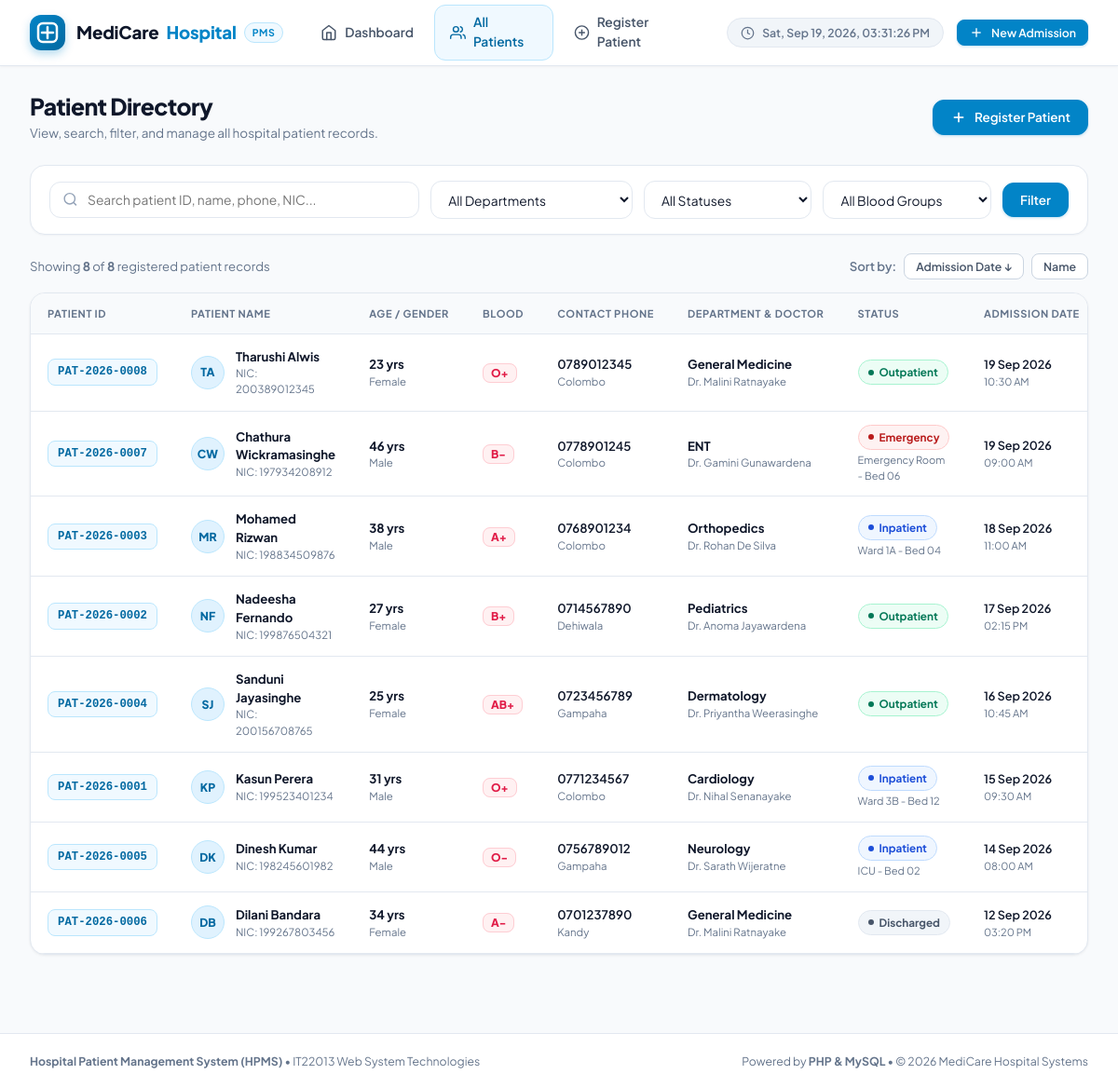
/patients.php, run on the app's committed database.
### tables this page shows
CREATE TABLE `patients` (
  `id` INT(11) UNSIGNED NOT NULL AUTO_INCREMENT,
  `patient_code` VARCHAR(20) NOT NULL UNIQUE,
  `first_name` VARCHAR(50) NOT NULL,
  `last_name` VARCHAR(50) NOT NULL,
  `nic_passport` VARCHAR(25) NULL,
  `date_of_birth` DATE NOT NULL,
  `gender` ENUM('Male', 'Female', 'Other') NOT NULL,
  `blood_group` ENUM('A+', 'A-', 'B+', 'B-', 'AB+', 'AB-', 'O+', 'O-', 'Unknown') DEFAULT 'Unknown',
  `phone` VARCHAR(20) NOT NULL,
  `email` VARCHAR(100) NULL,
  `address` TEXT NOT NULL,
  `city` VARCHAR(50) DEFAULT 'Colombo',
  `emergency_contact_name` VARCHAR(100) NOT NULL,
  `emergency_contact_relation` VARCHAR(50) NOT NULL,
  `emergency_contact_phone` VARCHAR(20) NOT NULL,
  `department` VARCHAR(50) NOT NULL,
  `assigned_doctor` VARCHAR(100) NOT NULL,
  `admission_date` DATETIME NOT NULL DEFAULT CURRENT_TIMESTAMP,
  `patient_status` ENUM('Inpatient', 'Outpatient', 'Discharged', 'Emergency', 'Transferred') NOT NULL DEFAULT 'Outpatient',
  `room_bed_no` VARCHAR(30) NULL,
  `allergies` TEXT NULL,
  `medical_history` TEXT NULL,
  `symptoms_diagnosis` TEXT NOT NULL,
  `created_at` TIMESTAMP NOT NULL DEFAULT CURRENT_TIMESTAMP,
  `updated_at` TIMESTAMP NOT NULL DEFAULT CURRENT_TIMESTAMP ON UPDATE CURRENT_TIMESTAMP,
  PRIMARY KEY (`id`),
  INDEX `idx_patient_code` (`patient_code`),
  INDEX `idx_name` (`first_name`, `last_name`),
  INDEX `idx_phone` (`phone`),
  INDEX `idx_department` (`department`),
  INDEX `idx_status` (`patient_status`)
);

### patients.php (the view, shortened to what this page needs)
<?php
require_once __DIR__ . '/includes/header.php';
$pdo = getDBConnection();
$search = trim($_GET['search'] ?? '');
$orderBy = trim($_GET['order_by'] ?? 'admission_date');
$orderDir = strtoupper(trim($_GET['order_dir'] ?? 'DESC')) === 'ASC' ? 'ASC' : 'DESC';
$allowedSortColumns = [
    'patient_code'   => 'patient_code',
    'first_name'     => 'first_name',
    'date_of_birth'  => 'date_of_birth',
    'department'     => 'department',
    'patient_status' => 'patient_status',
    'admission_date' => 'admission_date'
];
$sortColumn = $allowedSortColumns[$orderBy] ?? 'admission_date';
$page = max(1, (int)($_GET['page'] ?? 1));
$perPage = 8;
$offset = ($page - 1) * $perPage;
$conditions = [];
$params = [];
$whereSql = !empty($conditions) ? 'WHERE ' . implode(' AND ', $conditions) : '';
$countSql = "SELECT COUNT(*) FROM patients {$whereSql}";
$stmtCount = $pdo->prepare($countSql);
$stmtCount->execute($params);
$totalRecords = (int)$stmtCount->fetchColumn();
$dataSql = "SELECT * FROM patients {$whereSql} ORDER BY {$sortColumn} {$orderDir} LIMIT :offset, :perPage";
$stmt = $pdo->prepare($dataSql);
$stmt->bindValue(':offset', $offset, PDO::PARAM_INT);
$stmt->bindValue(':perPage', $perPage, PDO::PARAM_INT);
$stmt->execute();
$patients = $stmt->fetchAll();
?>
<div class="page-header">
    <div class="page-title-wrap">
        <h1>Patient Directory</h1>
        <p class="page-subtitle">View, search, filter, and manage all hospital patient records.</p>
    </div>
    <div>
        <a href="add-patient.php" class="btn btn-primary">
            <svg width="18" height="18" viewBox="0 0 24 24" fill="none" stroke="currentColor" stroke-width="2.2">
                <line x1="12" y1="5" x2="12" y2="19"></line>
                <line x1="5" y1="12" x2="19" y2="12"></line>
            </svg>
            Register Patient
        </a>
    </div>
</div>
<div class="filter-toolbar">
    <form action="patients.php" method="GET" class="filter-form">
        <div class="search-input-wrap">
            <svg viewBox="0 0 24 24" fill="none" stroke="currentColor" stroke-width="2">
                <circle cx="11" cy="11" r="8"></circle>
                <line x1="21" y1="21" x2="16.65" y2="16.65"></line>
            </svg>
            <input type="text" name="search" class="form-control" placeholder="Search patient ID, name, phone, NIC..." value="<?= htmlspecialchars($search); ?>">
        </div>
        <div>
            <select name="department" class="form-select" onchange="this.form.submit()">
                <option value="">All Departments</option>
            </select>
        </div>
        <div>
            <select name="status" class="form-select" onchange="this.form.submit()">
                <option value="">All Statuses</option>
            </select>
        </div>
        <div>
            <select name="blood_group" class="form-select" onchange="this.form.submit()">
                <option value="">All Blood Groups</option>
            </select>
        </div>
        <div class="filter-actions">
            <button type="submit" class="btn btn-primary" title="Apply Filter">
                Filter
            </button>
        </div>
    </form>
</div>
<div style="display: flex; justify-content: space-between; align-items: center; margin-bottom: 14px; font-size: 0.88rem; color: var(--text-muted); flex-wrap: wrap; gap: 10px;">
    <div>
        Showing <strong><?= count($patients); ?></strong> of <strong><?= $totalRecords; ?></strong> registered patient records
    </div>
    <div style="display: flex; align-items: center; gap: 8px;">
        <span style="font-weight: 600;">Sort by:</span>
        <a href="patients.php?<?= http_build_query(array_merge($_GET, ['order_by' => 'admission_date', 'order_dir' => ($orderBy === 'admission_date' && $orderDir === 'DESC') ? 'ASC' : 'DESC'])); ?>" class="btn btn-secondary btn-sm">
            Admission Date <?= ($orderBy === 'admission_date') ? ($orderDir === 'DESC' ? '↓' : '↑') : ''; ?>
        </a>
        <a href="patients.php?<?= http_build_query(array_merge($_GET, ['order_by' => 'first_name', 'order_dir' => ($orderBy === 'first_name' && $orderDir === 'ASC') ? 'DESC' : 'ASC'])); ?>" class="btn btn-secondary btn-sm">
            Name <?= ($orderBy === 'first_name') ? ($orderDir === 'ASC' ? '↑' : '↓') : ''; ?>
        </a>
    </div>
</div>
<div class="card">
    <div class="table-responsive">
        <table class="table">
            <thead>
                <tr>
                    <th style="width: 140px;">Patient ID</th>
                    <th>Patient Name</th>
                    <th>Age / Gender</th>
                    <th>Blood</th>
                    <th>Contact Phone</th>
                    <th>Department & Doctor</th>
                    <th>Status</th>
                    <th>Admission Date</th>
                </tr>
            </thead>
            <tbody>
                <?php if (empty($patients)): ?>
                    <tr>
                        <td colspan="9" class="empty-state">
                            <div class="empty-state-icon">
                                <svg width="48" height="48" viewBox="0 0 24 24" fill="none" stroke="currentColor" stroke-width="1.5">
                                    <circle cx="11" cy="11" r="8"></circle>
                                    <line x1="21" y1="21" x2="16.65" y2="16.65"></line>
                                </svg>
                            </div>
                            <h3>No Matching Patients Found</h3>
                            <p>Try modifying your search keywords or clear the filters to see all patient records.</p>
                            <a href="patients.php" class="btn btn-secondary btn-sm">Clear All Filters</a>
                        </td>
                    </tr>
                <?php else: ?>
                    <?php foreach ($patients as $p): ?>
                        <tr>
                            <td>
                                <a href="view-patient.php?id=<?= $p['id']; ?>" class="patient-code-badge" title="Click to view profile">
                                    <?= htmlspecialchars($p['patient_code']); ?>
                                </a>
                            </td>
                            <td>
                                <div class="patient-name-cell">
                                    <div class="patient-avatar-mini">
                                        <?= strtoupper(substr($p['first_name'], 0, 1) . substr($p['last_name'], 0, 1)); ?>
                                    </div>
                                    <div>
                                        <a href="view-patient.php?id=<?= $p['id']; ?>" style="font-weight: 700; color: var(--text-primary);">
                                            <?= htmlspecialchars($p['first_name'] . ' ' . $p['last_name']); ?>
                                        </a>
                                        <?php if (!empty($p['nic_passport'])): ?>
                                            <div style="font-size: 0.76rem; color: var(--text-muted);">
                                                NIC: <?= htmlspecialchars($p['nic_passport']); ?>
                                            </div>
                                        <?php endif; ?>
                                    </div>
                                </div>
                            </td>
                            <td>
                                <div><strong><?= calculateAge($p['date_of_birth']); ?></strong></div>
                                <div style="font-size: 0.76rem; color: var(--text-muted);"><?= htmlspecialchars($p['gender']); ?></div>
                            </td>
                            <td>
                                <span class="badge-blood"><?= htmlspecialchars($p['blood_group']); ?></span>
                            </td>
                            <td>
                                <div style="font-weight: 600;"><?= htmlspecialchars($p['phone']); ?></div>
                                <div style="font-size: 0.76rem; color: var(--text-muted);"><?= htmlspecialchars($p['city'] ?? 'Colombo'); ?></div>
                            </td>
                            <td>
                                <div><strong><?= htmlspecialchars($p['department']); ?></strong></div>
                                <div style="font-size: 0.76rem; color: var(--text-muted);"><?= htmlspecialchars($p['assigned_doctor']); ?></div>
                            </td>
                            <td>
                                <?= getStatusBadge($p['patient_status']); ?>
                                <?php if (!empty($p['room_bed_no'])): ?>
                                    <div style="font-size: 0.74rem; color: var(--text-muted); margin-top: 2px;">
                                        <?= htmlspecialchars($p['room_bed_no']); ?>
                                    </div>
                                <?php endif; ?>
                            </td>
                            <td>
                                <div style="font-size: 0.84rem; font-weight: 600;"><?= formatDate($p['admission_date']); ?></div>
                                <div style="font-size: 0.74rem; color: var(--text-muted);"><?= date('h:i A', strtotime($p['admission_date'])); ?></div>
                            </td>
                        </tr>
                    <?php endforeach; ?>
                <?php endif; ?>
            </tbody>
        </table>
    </div>
</div>
<?php require_once __DIR__ . '/includes/footer.php'; ?>

### includes/functions.php (shortened to what this page needs)
<?php
function formatDate($dateString) {
    try {
        $date = new DateTime($dateString);
        return $date->format('d M Y');
    } catch (Exception $e) {
        return $dateString;
    }
}
function calculateAge($dobString) {
    try {
        $dob = new DateTime($dobString);
        $today = new DateTime('today');
        $age = $dob->diff($today)->y;
        return $age . ' yrs';
    } catch (Exception $e) {
        return 'N/A';
    }
}
function getStatusBadge($status) {
    $status = trim((string)$status);
    $badgeClasses = [
        'Inpatient'   => 'badge badge-inpatient',
        'Outpatient'  => 'badge badge-outpatient',
        'Discharged'  => 'badge badge-discharged',
        'Emergency'   => 'badge badge-emergency',
        'Transferred' => 'badge badge-transferred',
    ];
    $class = $badgeClasses[$status] ?? 'badge badge-default';
    return '<span class="' . $class . '"><span class="badge-dot"></span>' . htmlspecialchars($status) . '</span>';
}

### data on the page
patients: patient_code "PAT-2026-0008", first_name+last_name "TA", first_name+last_name "Tharushi Alwis", nic_passport "200389012345", date_of_birth "23 yrs", gender "Female", blood_group "O+", phone "0789012345", city "Colombo", department "General Medicine", assigned_doctor "Dr. Malini Ratnayake", patient_status "Outpatient", admission_date "19 Sep 2026", admission_date "10:30 AM"
patients: patient_code "PAT-2026-0007", first_name+last_name "CW", first_name+last_name "Chathura Wickramasinghe", nic_passport "197934208912", date_of_birth "46 yrs", gender "Male", blood_group "B-", phone "0778901245", city "Colombo", department "ENT", assigned_doctor "Dr. Gamini Gunawardena", patient_status "Emergency", room_bed_no "Emergency Room - Bed 06", admission_date "19 Sep 2026", admission_date "09:00 AM"
patients: patient_code "PAT-2026-0003", first_name+last_name "MR", first_name+last_name "Mohamed Rizwan", nic_passport "198834509876", date_of_birth "38 yrs", gender "Male", blood_group "A+", phone "0768901234", city "Colombo", department "Orthopedics", assigned_doctor "Dr. Rohan De Silva", patient_status "Inpatient", room_bed_no "Ward 1A - Bed 04", admission_date "18 Sep 2026", admission_date "11:00 AM"
patients: patient_code "PAT-2026-0002", first_name+last_name "NF", first_name+last_name "Nadeesha Fernando", nic_passport "199876504321", date_of_birth "27 yrs", gender "Female", blood_group "B+", phone "0714567890", city "Dehiwala", department "Pediatrics", assigned_doctor "Dr. Anoma Jayawardena", patient_status "Outpatient", admission_date "17 Sep 2026", admission_date "02:15 PM"
patients: patient_code "PAT-2026-0004", first_name+last_name "SJ", first_name+last_name "Sanduni Jayasinghe", nic_passport "200156708765", date_of_birth "25 yrs", gender "Female", blood_group "AB+", phone "0723456789", city "Gampaha", department "Dermatology", assigned_doctor "Dr. Priyantha Weerasinghe", patient_status "Outpatient", admission_date "16 Sep 2026", admission_date "10:45 AM"
patients: patient_code "PAT-2026-0001", first_name+last_name "KP", first_name+last_name "Kasun Perera", nic_passport "199523401234", date_of_birth "31 yrs", gender "Male", blood_group "O+", phone "0771234567", city "Colombo", department "Cardiology", assigned_doctor "Dr. Nihal Senanayake", patient_status "Inpatient", room_bed_no "Ward 3B - Bed 12", admission_date "15 Sep 2026", admission_date "09:30 AM"
patients: patient_code "PAT-2026-0005", first_name+last_name "DK", first_name+last_name "Dinesh Kumar", nic_passport "198245601982", date_of_birth "44 yrs", gender "Male", blood_group "O-", phone "0756789012", city "Gampaha", department "Neurology", assigned_doctor "Dr. Sarath Wijeratne", patient_status "Inpatient", room_bed_no "ICU - Bed 02", admission_date "14 Sep 2026", admission_date "08:00 AM"
patients: patient_code "PAT-2026-0006", first_name+last_name "DB", first_name+last_name "Dilani Bandara", nic_passport "199267803456", date_of_birth "34 yrs", gender "Female", blood_group "A-", phone "0701237890", city "Kandy", department "General Medicine", assigned_doctor "Dr. Malini Ratnayake", patient_status "Discharged", admission_date "12 Sep 2026", admission_date "03:20 PM"

### other printed values
count($patients) "8"
$totalRecords "8"
